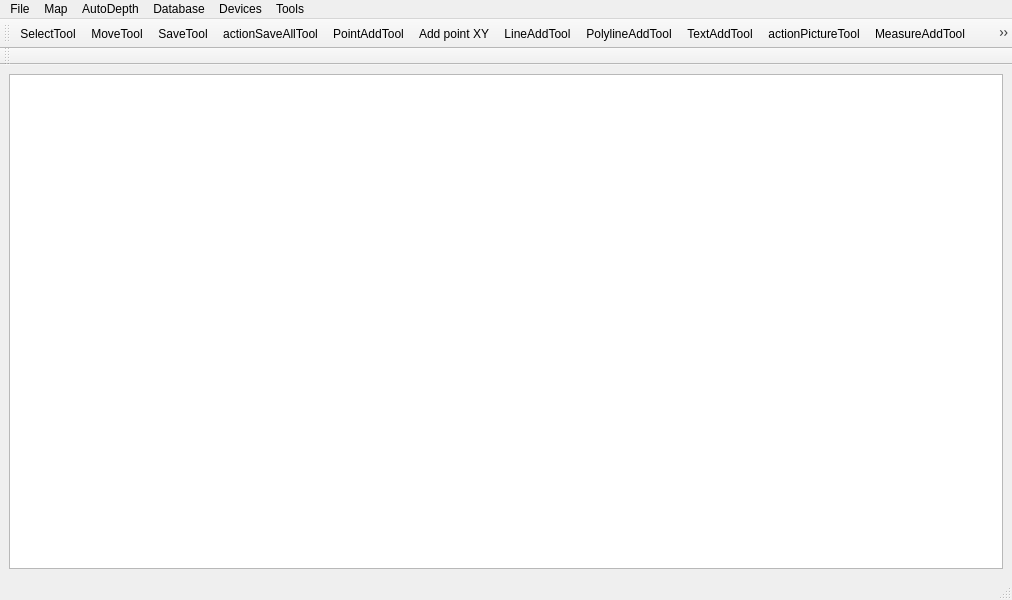
<?xml version="1.0" encoding="UTF-8"?>
<ui version="4.0">
 <class>MainWindow</class>
 <widget class="QMainWindow" name="MainWindow">
  <property name="geometry">
   <rect>
    <x>0</x>
    <y>0</y>
    <width>1012</width>
    <height>600</height>
   </rect>
  </property>
  <property name="windowTitle">
   <string>Cubator</string>
  </property>
  <property name="windowIcon">
   <iconset resource="Cubator.qrc">
    <normaloff>:/icons/cubator.png</normaloff>:/icons/cubator.png</iconset>
  </property>
  <property name="locale">
   <locale language="English" country="UnitedStates"/>
  </property>
  <widget class="QWidget" name="centralwidget">
   <layout class="QGridLayout" name="gridLayout">
    <item row="0" column="0">
     <widget class="GraphicsView" name="graphicsView">
      <property name="autoFillBackground">
       <bool>false</bool>
      </property>
      <property name="interactive">
       <bool>true</bool>
      </property>
      <property name="renderHints">
       <set>QPainter::Antialiasing|QPainter::HighQualityAntialiasing|QPainter::SmoothPixmapTransform|QPainter::TextAntialiasing</set>
      </property>
      <property name="dragMode">
       <enum>QGraphicsView::ScrollHandDrag</enum>
      </property>
      <property name="cacheMode">
       <set>QGraphicsView::CacheBackground</set>
      </property>
      <property name="viewportUpdateMode">
       <enum>QGraphicsView::BoundingRectViewportUpdate</enum>
      </property>
     </widget>
    </item>
   </layout>
  </widget>
  <widget class="QMenuBar" name="menubar">
   <property name="geometry">
    <rect>
     <x>0</x>
     <y>0</y>
     <width>1012</width>
     <height>21</height>
    </rect>
   </property>
   <widget class="QMenu" name="menuMap">
    <property name="title">
     <string>Map</string>
    </property>
    <widget class="QMenu" name="menuMapLayers">
     <property name="title">
      <string>Layers</string>
     </property>
     <addaction name="actionMapLayerAdd"/>
     <addaction name="actionMapLayerRemove"/>
     <addaction name="actionMapLayerVisibility"/>
     <addaction name="actionMapLayerElevation"/>
     <addaction name="actionMapLayerOpacity"/>
     <addaction name="actionMapLayerEditable"/>
    </widget>
    <widget class="QMenu" name="menuMapIconsDefinitions">
     <property name="title">
      <string>Definitions of icons</string>
     </property>
     <addaction name="actionMapInsertIconDefinition"/>
     <addaction name="actionMapRemoveIconDefinition"/>
    </widget>
    <widget class="QMenu" name="menuMapMeshes">
     <property name="title">
      <string>Meshes</string>
     </property>
     <addaction name="actionMapInsertMesh"/>
     <addaction name="actionMapRemoveMesh"/>
    </widget>
    <addaction name="actionMapNew"/>
    <addaction name="actionMapAdd"/>
    <addaction name="actionMapRemove"/>
    <addaction name="actionMapSave"/>
    <addaction name="actionMapSaveAs"/>
    <addaction name="actionMapSaveAll"/>
    <addaction name="actionMapVisibility"/>
    <addaction name="menuMapLayers"/>
    <addaction name="menuMapIconsDefinitions"/>
    <addaction name="menuMapMeshes"/>
    <addaction name="actionMapCenteringGps"/>
   </widget>
   <widget class="QMenu" name="menuDatabase">
    <property name="title">
     <string>Database</string>
    </property>
    <addaction name="actionDbEditTables"/>
    <addaction name="actionDbShowTable"/>
    <addaction name="actionDbAddFileXYZ"/>
    <addaction name="actionDbConvertToNgf"/>
   </widget>
   <widget class="QMenu" name="menuDevices">
    <property name="title">
     <string>Devices</string>
    </property>
    <addaction name="actionDevicesEnableGps"/>
    <addaction name="actionDevicesEnableSounder"/>
   </widget>
   <widget class="QMenu" name="menuTools">
    <property name="title">
     <string>Tools</string>
    </property>
    <addaction name="actionToolsSettings"/>
    <addaction name="actionConvertMapFile"/>
   </widget>
   <widget class="QMenu" name="menuFiles">
    <property name="title">
     <string>File</string>
    </property>
    <addaction name="actionFileExit"/>
   </widget>
   <widget class="QMenu" name="menuShape">
    <property name="title">
     <string>AutoDepth</string>
    </property>
    <addaction name="actionSelect_shape"/>
    <addaction name="actionEnable"/>
   </widget>
   <addaction name="menuFiles"/>
   <addaction name="menuMap"/>
   <addaction name="menuShape"/>
   <addaction name="menuDatabase"/>
   <addaction name="menuDevices"/>
   <addaction name="menuTools"/>
  </widget>
  <widget class="QStatusBar" name="statusbar"/>
  <widget class="QToolBar" name="toolBar">
   <property name="windowTitle">
    <string>toolBar</string>
   </property>
   <property name="iconSize">
    <size>
     <width>24</width>
     <height>24</height>
    </size>
   </property>
   <attribute name="toolBarArea">
    <enum>TopToolBarArea</enum>
   </attribute>
   <attribute name="toolBarBreak">
    <bool>false</bool>
   </attribute>
   <addaction name="actionSelectTool"/>
   <addaction name="actionMoveTool"/>
   <addaction name="actionSaveTool"/>
   <addaction name="actionSaveAllTool"/>
   <addaction name="actionPointAddTool"/>
   <addaction name="actionPointXyAddTool"/>
   <addaction name="actionLineAddTool"/>
   <addaction name="actionPolylineAddTool"/>
   <addaction name="actionTextAddTool"/>
   <addaction name="actionPictureTool"/>
   <addaction name="actionMeasureAddTool"/>
   <addaction name="actionFillTool"/>
   <addaction name="actionColorSelectTool"/>
   <addaction name="actionLineWidthTool"/>
   <addaction name="actionFontTool"/>
   <addaction name="actionSettings"/>
   <addaction name="separator"/>
   <addaction name="actionIconAddTool"/>
   <addaction name="actionIconXYAddTool"/>
   <addaction name="separator"/>
   <addaction name="actionRecordTool"/>
   <addaction name="actionMeshTool"/>
   <addaction name="actionVolumeTool"/>
   <addaction name="actionPointXyzDbAddTool"/>
   <addaction name="separator"/>
   <addaction name="actionPrintInPng"/>
  </widget>
  <widget class="QToolBar" name="toolBarCb">
   <property name="windowTitle">
    <string>toolBar_2</string>
   </property>
   <attribute name="toolBarArea">
    <enum>TopToolBarArea</enum>
   </attribute>
   <attribute name="toolBarBreak">
    <bool>true</bool>
   </attribute>
  </widget>
  <action name="actionViewCenterGps">
   <property name="checkable">
    <bool>true</bool>
   </property>
   <property name="text">
    <string>CenteringGPS</string>
   </property>
   <property name="toolTip">
    <string>Centering map with GPS position.</string>
   </property>
  </action>
  <action name="actionDbEditTables">
   <property name="text">
    <string>Edit tables</string>
   </property>
   <property name="toolTip">
    <string>Edit tables.</string>
   </property>
  </action>
  <action name="actionDbShowTable">
   <property name="text">
    <string>Show table</string>
   </property>
   <property name="toolTip">
    <string>Edit tables contents.</string>
   </property>
  </action>
  <action name="actionDevicesEnableSimulationGps">
   <property name="checkable">
    <bool>true</bool>
   </property>
   <property name="text">
    <string>SimulateGps</string>
   </property>
   <property name="toolTip">
    <string>Simulate gps</string>
   </property>
  </action>
  <action name="actionDevicesEnableGps">
   <property name="checkable">
    <bool>true</bool>
   </property>
   <property name="text">
    <string>EnableGps</string>
   </property>
   <property name="toolTip">
    <string>Enable gps.</string>
   </property>
  </action>
  <action name="actionDevicesEnableSounder">
   <property name="checkable">
    <bool>true</bool>
   </property>
   <property name="text">
    <string>EnableSounder</string>
   </property>
  </action>
  <action name="actionToolsSettings">
   <property name="text">
    <string>Settings</string>
   </property>
   <property name="toolTip">
    <string>Settings.</string>
   </property>
  </action>
  <action name="actionSelectTool">
   <property name="icon">
    <iconset resource="Cubator.qrc">
     <normaloff>:/icons/select.png</normaloff>:/icons/select.png</iconset>
   </property>
   <property name="text">
    <string>SelectTool</string>
   </property>
  </action>
  <action name="actionMoveTool">
   <property name="icon">
    <iconset resource="Cubator.qrc">
     <normaloff>:/icons/move.png</normaloff>:/icons/move.png</iconset>
   </property>
   <property name="text">
    <string>MoveTool</string>
   </property>
  </action>
  <action name="actionSaveTool">
   <property name="icon">
    <iconset resource="Cubator.qrc">
     <normaloff>:/icons/save.png</normaloff>:/icons/save.png</iconset>
   </property>
   <property name="text">
    <string>SaveTool</string>
   </property>
  </action>
  <action name="actionPointAddTool">
   <property name="icon">
    <iconset resource="Cubator.qrc">
     <normaloff>:/icons/point.png</normaloff>:/icons/point.png</iconset>
   </property>
   <property name="text">
    <string>PointAddTool</string>
   </property>
  </action>
  <action name="actionLineAddTool">
   <property name="icon">
    <iconset resource="Cubator.qrc">
     <normaloff>:/icons/line.png</normaloff>:/icons/line.png</iconset>
   </property>
   <property name="text">
    <string>LineAddTool</string>
   </property>
  </action>
  <action name="actionPolylineAddTool">
   <property name="icon">
    <iconset resource="Cubator.qrc">
     <normaloff>:/icons/polyline.png</normaloff>:/icons/polyline.png</iconset>
   </property>
   <property name="text">
    <string>PolylineAddTool</string>
   </property>
  </action>
  <action name="actionTextAddTool">
   <property name="icon">
    <iconset resource="Cubator.qrc">
     <normaloff>:/icons/text.png</normaloff>:/icons/text.png</iconset>
   </property>
   <property name="text">
    <string>TextAddTool</string>
   </property>
  </action>
  <action name="actionFillTool">
   <property name="icon">
    <iconset resource="Cubator.qrc">
     <normaloff>:/icons/paint.png</normaloff>:/icons/paint.png</iconset>
   </property>
   <property name="text">
    <string>FillTool</string>
   </property>
  </action>
  <action name="actionColorSelectTool">
   <property name="icon">
    <iconset resource="Cubator.qrc">
     <normaloff>:/icons/color.png</normaloff>:/icons/color.png</iconset>
   </property>
   <property name="text">
    <string>ColorSelectTool</string>
   </property>
  </action>
  <action name="actionLineWidthTool">
   <property name="icon">
    <iconset resource="Cubator.qrc">
     <normaloff>:/icons/pen_width.png</normaloff>:/icons/pen_width.png</iconset>
   </property>
   <property name="text">
    <string>LineWidthTool</string>
   </property>
  </action>
  <action name="actionFontTool">
   <property name="icon">
    <iconset resource="Cubator.qrc">
     <normaloff>:/icons/fonts.png</normaloff>:/icons/fonts.png</iconset>
   </property>
   <property name="text">
    <string>FontTool</string>
   </property>
  </action>
  <action name="actionSettings">
   <property name="icon">
    <iconset resource="Cubator.qrc">
     <normaloff>:/icons/settings.png</normaloff>:/icons/settings.png</iconset>
   </property>
   <property name="text">
    <string>SettingsTool</string>
   </property>
  </action>
  <action name="actionIconAddTool">
   <property name="icon">
    <iconset resource="Cubator.qrc">
     <normaloff>:/icons/icon.png</normaloff>:/icons/icon.png</iconset>
   </property>
   <property name="text">
    <string>IconAddTool</string>
   </property>
  </action>
  <action name="actionIconXYAddTool">
   <property name="icon">
    <iconset resource="Cubator.qrc">
     <normaloff>:/icons/iconXY.png</normaloff>:/icons/iconXY.png</iconset>
   </property>
   <property name="text">
    <string>IconXYAddTool</string>
   </property>
  </action>
  <action name="actionRecordTool">
   <property name="checkable">
    <bool>true</bool>
   </property>
   <property name="icon">
    <iconset resource="Cubator.qrc">
     <normaloff>:/icons/recordDisabled.png</normaloff>
     <normalon>:/icons/recordEnabled.png</normalon>:/icons/recordDisabled.png</iconset>
   </property>
   <property name="text">
    <string>RecordTool</string>
   </property>
  </action>
  <action name="actionMeshTool">
   <property name="icon">
    <iconset resource="Cubator.qrc">
     <normaloff>:/icons/mesh.png</normaloff>:/icons/mesh.png</iconset>
   </property>
   <property name="text">
    <string>MeshTool</string>
   </property>
  </action>
  <action name="actionVolumeTool">
   <property name="icon">
    <iconset resource="Cubator.qrc">
     <normaloff>:/icons/volume.png</normaloff>:/icons/volume.png</iconset>
   </property>
   <property name="text">
    <string>VolumeTool</string>
   </property>
  </action>
  <action name="actionFileExit">
   <property name="text">
    <string>Exit</string>
   </property>
  </action>
  <action name="actionSaveAllTool">
   <property name="icon">
    <iconset resource="Cubator.qrc">
     <normaloff>:/icons/saveAll.png</normaloff>:/icons/saveAll.png</iconset>
   </property>
   <property name="text">
    <string>actionSaveAllTool</string>
   </property>
  </action>
  <action name="actionDevicesEnableSimulationSounder">
   <property name="checkable">
    <bool>true</bool>
   </property>
   <property name="text">
    <string>Simulate Sounder</string>
   </property>
  </action>
  <action name="actionSelect_shape">
   <property name="text">
    <string>Select Table</string>
   </property>
  </action>
  <action name="actionEnable">
   <property name="checkable">
    <bool>true</bool>
   </property>
   <property name="text">
    <string>Enable</string>
   </property>
  </action>
  <action name="actionMapAdd">
   <property name="text">
    <string>Add file</string>
   </property>
  </action>
  <action name="actionMapNew">
   <property name="text">
    <string>New file</string>
   </property>
  </action>
  <action name="actionMapSave">
   <property name="text">
    <string>Save map</string>
   </property>
  </action>
  <action name="actionMapSaveAll">
   <property name="text">
    <string>Save all files</string>
   </property>
  </action>
  <action name="actionMapRemove">
   <property name="text">
    <string>Remove file</string>
   </property>
  </action>
  <action name="actionMapSaveAs">
   <property name="text">
    <string>Save map as</string>
   </property>
  </action>
  <action name="actionMapVisibility">
   <property name="text">
    <string>Select maps visible</string>
   </property>
  </action>
  <action name="actionDbAddFileXYZ">
   <property name="text">
    <string>Add File XYZ</string>
   </property>
  </action>
  <action name="actionConvertMapFile">
   <property name="text">
    <string>Convert map file</string>
   </property>
  </action>
  <action name="actionMapLayerAdd">
   <property name="text">
    <string>Add layer</string>
   </property>
  </action>
  <action name="actionMapLayerRemove">
   <property name="text">
    <string>Remove layer</string>
   </property>
  </action>
  <action name="actionMapLayerVisibility">
   <property name="text">
    <string>Visibility</string>
   </property>
  </action>
  <action name="actionMapLayerElevation">
   <property name="text">
    <string>Elevation</string>
   </property>
  </action>
  <action name="actionMapLayerOpacity">
   <property name="text">
    <string>Opacity</string>
   </property>
  </action>
  <action name="actionMapLayerEditable">
   <property name="text">
    <string>Editable</string>
   </property>
  </action>
  <action name="actionMapInsertIconDefinition">
   <property name="text">
    <string>Insert definition</string>
   </property>
  </action>
  <action name="actionMapRemoveIconDefinition">
   <property name="text">
    <string>Remove definition</string>
   </property>
  </action>
  <action name="actionMapInsertMesh">
   <property name="text">
    <string>Insert mesh</string>
   </property>
  </action>
  <action name="actionMapRemoveMesh">
   <property name="text">
    <string>Remove mesh</string>
   </property>
  </action>
  <action name="actionMapCenteringGps">
   <property name="checkable">
    <bool>true</bool>
   </property>
   <property name="text">
    <string>Centering Gps</string>
   </property>
  </action>
  <action name="actionMapInsertBoatDefinition">
   <property name="text">
    <string>Insert definition</string>
   </property>
  </action>
  <action name="actionMapRemoveBoatDefinition">
   <property name="text">
    <string>Remove definition</string>
   </property>
  </action>
  <action name="actionMeasureAddTool">
   <property name="icon">
    <iconset resource="Cubator.qrc">
     <normaloff>:/icons/measure.png</normaloff>:/icons/measure.png</iconset>
   </property>
   <property name="text">
    <string>MeasureAddTool</string>
   </property>
   <property name="toolTip">
    <string>Add measure</string>
   </property>
  </action>
  <action name="actionDbConvertToNgf">
   <property name="text">
    <string>Convert to NGF</string>
   </property>
  </action>
  <action name="actionPointXyzDbAddTool">
   <property name="icon">
    <iconset resource="Cubator.qrc">
     <normaloff>:/icons/pointXYZDb.png</normaloff>:/icons/pointXYZDb.png</iconset>
   </property>
   <property name="text">
    <string>Add point XYZ</string>
   </property>
  </action>
  <action name="actionPointXyAddTool">
   <property name="icon">
    <iconset resource="Cubator.qrc">
     <normaloff>:/icons/pointXYZ.png</normaloff>:/icons/pointXYZ.png</iconset>
   </property>
   <property name="text">
    <string>Add point XY</string>
   </property>
   <property name="toolTip">
    <string>Add point XY</string>
   </property>
  </action>
  <action name="actionPrintInPng">
   <property name="icon">
    <iconset resource="Cubator.qrc">
     <normaloff>:/icons/png.png</normaloff>:/icons/png.png</iconset>
   </property>
   <property name="text">
    <string>Print in a picture (PNG)</string>
   </property>
   <property name="toolTip">
    <string>Print in a picture (PNG)</string>
   </property>
  </action>
  <action name="actionMapInsertPicture">
   <property name="text">
    <string>Insert picture</string>
   </property>
  </action>
  <action name="actionMapRemovePicture">
   <property name="text">
    <string>Remove picture</string>
   </property>
  </action>
  <action name="actionPictureTool">
   <property name="icon">
    <iconset resource="Cubator.qrc">
     <normaloff>:/icons/picture.png</normaloff>:/icons/picture.png</iconset>
   </property>
   <property name="text">
    <string>actionPictureTool</string>
   </property>
   <property name="toolTip">
    <string>Add a picture</string>
   </property>
  </action>
 </widget>
 <customwidgets>
  <customwidget>
   <class>GraphicsView</class>
   <extends>QGraphicsView</extends>
   <header>GraphicsView.h</header>
  </customwidget>
 </customwidgets>
 <resources>
  <include location="Cubator.qrc"/>
 </resources>
 <connections>
  <connection>
   <sender>toolBar</sender>
   <signal>actionTriggered(QAction*)</signal>
   <receiver>MainWindow</receiver>
   <slot>onToolTriggered(QAction*)</slot>
   <hints>
    <hint type="sourcelabel">
     <x>219</x>
     <y>42</y>
    </hint>
    <hint type="destinationlabel">
     <x>394</x>
     <y>98</y>
    </hint>
   </hints>
  </connection>
  <connection>
   <sender>menubar</sender>
   <signal>triggered(QAction*)</signal>
   <receiver>MainWindow</receiver>
   <slot>onMenuTriggered(QAction*)</slot>
   <hints>
    <hint type="sourcelabel">
     <x>39</x>
     <y>13</y>
    </hint>
    <hint type="destinationlabel">
     <x>396</x>
     <y>146</y>
    </hint>
   </hints>
  </connection>
 </connections>
 <slots>
  <slot>onToolTriggered(QAction*)</slot>
  <slot>onMenuTriggered(QAction*)</slot>
 </slots>
</ui>
